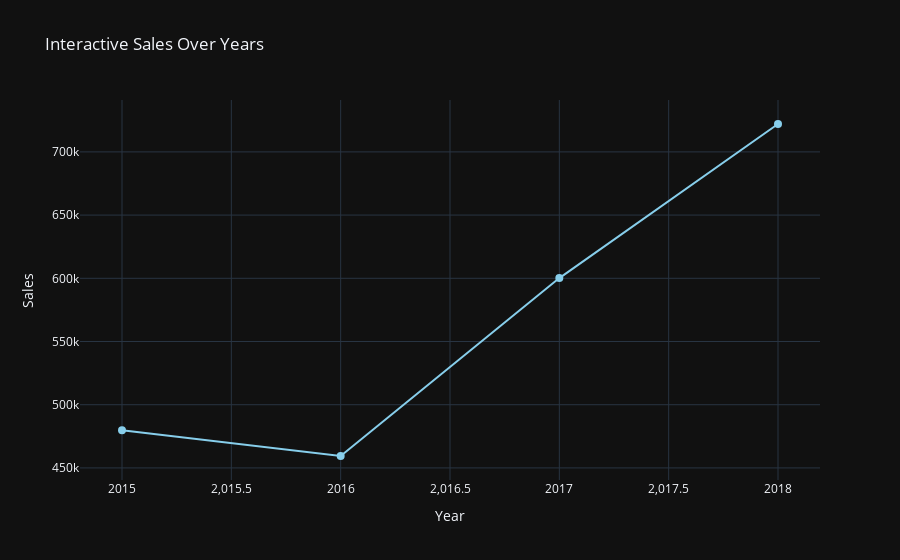

Notebook code for this chart:
### Code cell
# interactive line plot -> plotl
fig = px.line(
    Year_Sales,
    x='Year',
    y='Sales',
    title='Interactive Sales Over Years',
    labels={'Year': 'Year', 'Sales': 'Sales'},
    markers=True
)
fig.update_traces(
    line=dict(color='skyblue', width=2),
    marker=dict(symbol='circle', size=8),
    text=Year_Sales['Sales'].apply(lambda s: f"${s:,.0f}"),
    textposition="top center"
)
fig.update_layout(
    xaxis_title='Year',
    yaxis_title='Sales',
    template='plotly_dark'
)
fig.show()

### Figure 1 — Plotly figure (JSON) as saved in the notebook; plotly's stock layout.template omitted (floating-point values rounded to 4 significant figures)
{"data": [{"hovertemplate": "Year=%{x}<br>Sales=%{y}<extra></extra>", "legendgroup": "", "line": {"color": "skyblue", "dash": "solid", "width": 2}, "marker": {"size": 8, "symbol": "circle"}, "mode": "lines+markers", "name": "", "orientation": "v", "showlegend": false, "text": ["$479,856", "$459,436", "$600,193", "$722,052"], "textposition": "top center", "type": "scatter", "x": [2015, 2016, 2017, 2018], "xaxis": "x", "y": [479900.0, 459400.0, 600200.0, 722100.0], "yaxis": "y"}], "layout": {"legend": {"tracegroupgap": 0}, "title": {"text": "Interactive Sales Over Years"}, "xaxis": {"anchor": "y", "domain": [0, 1], "title": {"text": "Year"}}, "yaxis": {"anchor": "x", "domain": [0, 1], "title": {"text": "Sales"}}}}
